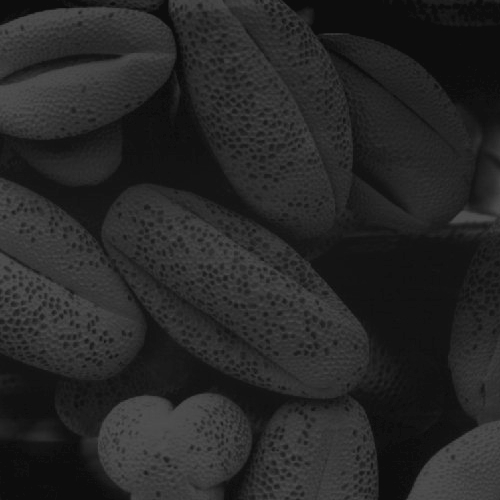
#> input picture Taller_2/darkPollen.jpg, 500 x 500 px
$ jupyter execute --allow-errors ProblemSet2.ipynb   (shell and % lines are left out)   (older library calls are emulated)
#> lines starting #> are read from the running program, lines starting #| are printed output that depends on the picture
# <center>Digital Image Processing - Problem Set 2</center>

### Student Names:

[cell 1]
import cv2
import numpy as np
from matplotlib import pyplot as plt

print("end")

### Instructions

This Problem Set covers the topics of Image enhancement in the spatial domain, power law transformations, histogram equalization, smoothing, median filters, image sharpening, Laplacian of an image, image gradients and Sobel operators. <br>

Your solutions to the following problems should include commented source code and a short description of each function. You should test your functions with several input images, besides the ones provided here. Include the input and output images that you used for experimentation. Analyze your results. If you discover something interesting, let us know!

### Problem 1

Implement the code for the function below, which runs histogram equalization on a grayscale image. Your code should compute the histogram of the image, and use the cdf as a transformation function. The function should return the equalized image as an array. Use the function to do histogram equalization on the images <tt>darkPollen.jpg</tt>, <tt>lightPollen.jpg</tt>, <tt>lowContrastPollen.jpg</tt>, <tt>pollen.jpg</tt>, <tt>spine.jpg</tt> and <tt>runway.jpg</tt>. Include in the report plots and comparisons between the histograms of the corrected images to those of the originals. Also include a plot of the transformation function that equalizes the input histograms. Please comment your results.

[cell 2]
file = ["darkPollen.jpg","lightPollen.jpg","lowContrastPollen.jpg","pollen.jpg","spine.jpg","runway.jpg"]

def img_eq(img):
    temp = cv2.equalizeHist(img)
    return temp

f, axarr = plt.subplots(len(file), 4, figsize=(20,20))

for i in range(0,len(file)):
    img = cv2.imread(file[i],cv2.IMREAD_GRAYSCALE)
#> img is the input picture: shape (500, 500); min 12, max 83, mean 38.7

    axarr[i,0].imshow(img,cmap="gray")
    axarr[i,0].axis("off")
    axarr[i,0].set_title("Original")

    axarr[i,1].hist(img.ravel(),256,[0,256])

    eq_img = img_eq(img)
#> in img_eq, `temp = cv2.equalizeHist(img)`:
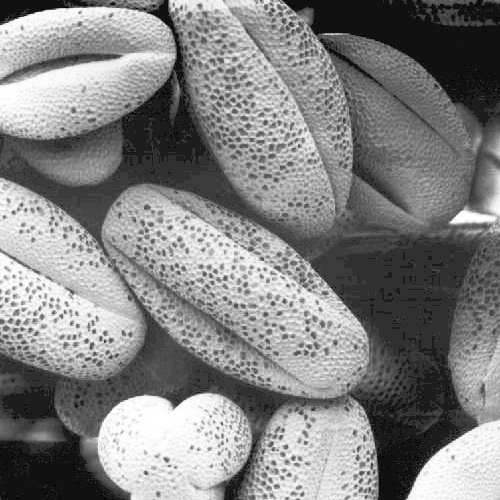
#> temp: shape (500, 500); min 0, max 255, mean 130.5

    axarr[i,2].imshow(eq_img,cmap="gray")
    axarr[i,2].axis("off")
    axarr[i,2].set_title("Equalizada")

    axarr[i,3].hist(eq_img.ravel(),256,[0,256])
#> pass 2 of the loop `for i in range(0,len(file)):`:
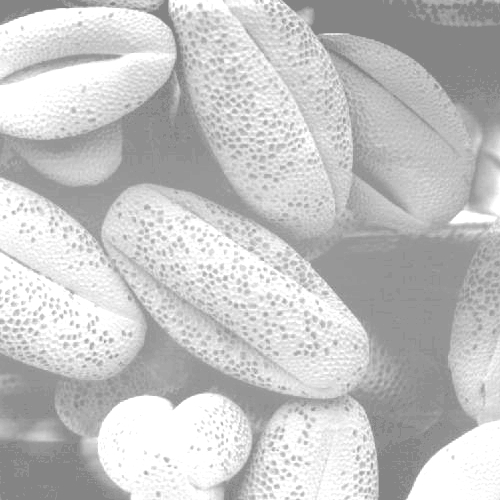
#> input picture Taller_2/lightPollen.jpg, 500 x 500 px
#> img is the input picture: shape (500, 500); min 131, max 255, mean 196.4
#> in img_eq (call 2), `temp = cv2.equalizeHist(img)`:
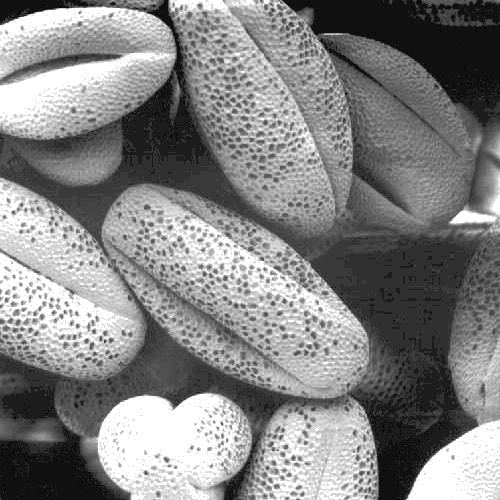
#> temp: shape (500, 500); min 0, max 255, mean 131.7
#> pass 3 of the loop `for i in range(0,len(file)):`:
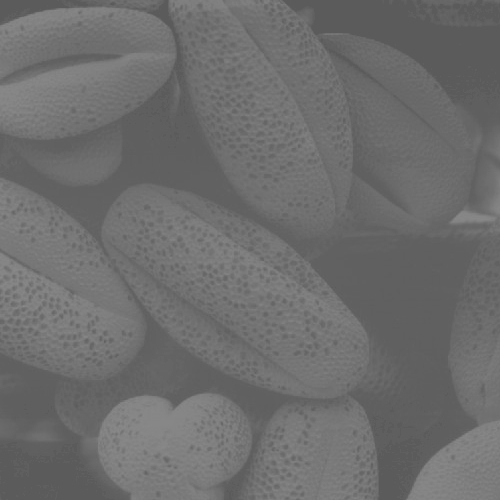
#> input picture Taller_2/lowContrastPollen.jpg, 500 x 500 px
#> img is the input picture: shape (500, 500); min 90, max 138, mean 109.1
#> in img_eq (call 3), `temp = cv2.equalizeHist(img)`:
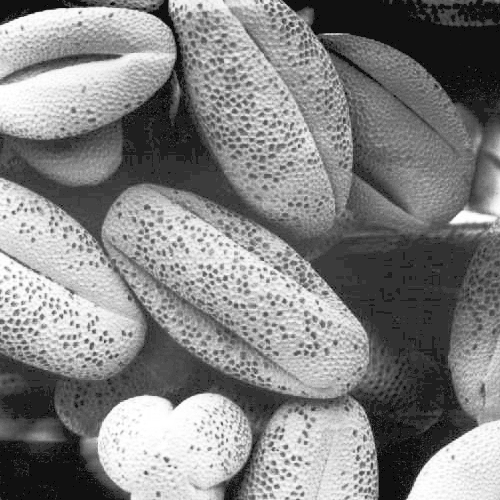
#> temp: shape (500, 500); min 0, max 255, mean 131.5
#> the loop made 6 passes; the first 3 are shown


plt.tight_layout()
plt.show()
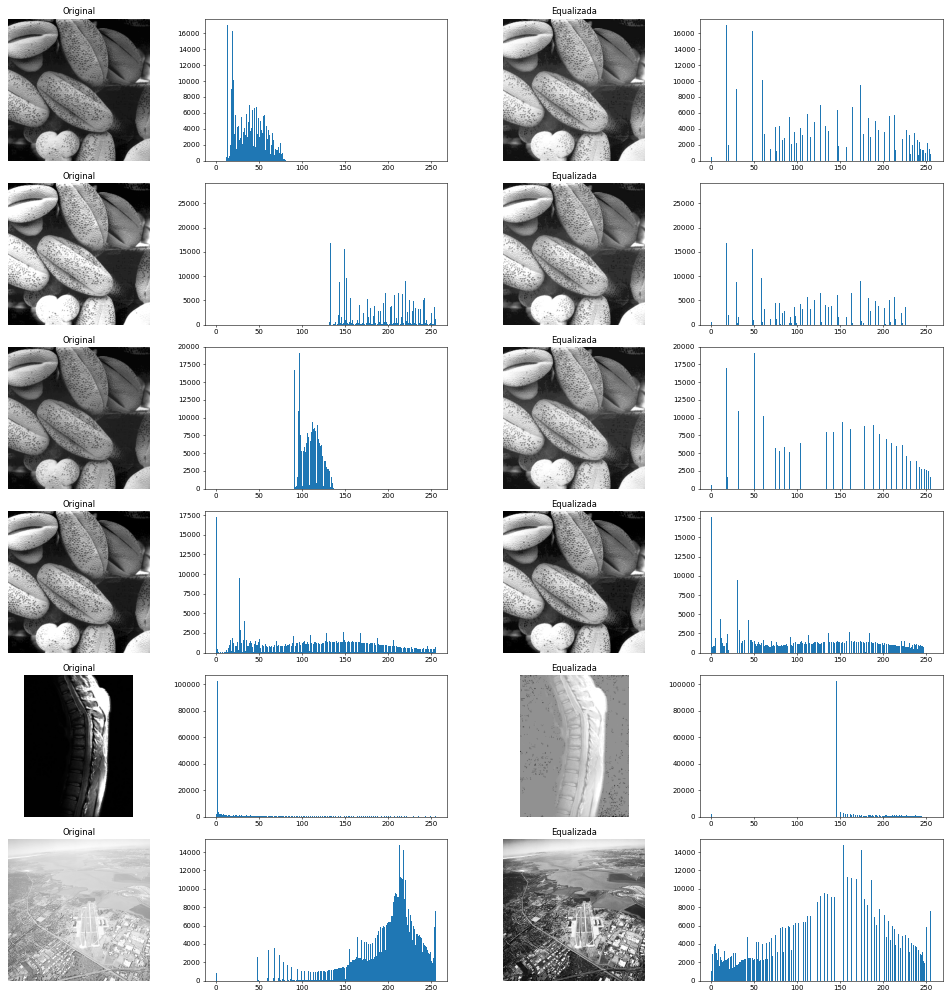
#> figure drawn by matplotlib, 24 panels; panel 2: tallest bar 16986 high, from x = 13 to 14; panel 4: tallest bar 16986 high, from x = 17 to 18; panel 6: tallest bar 27860 high, from x = 255 to 256; panel 8: tallest bar 27860 high, from x = 255 to 256

Please comment results here.

### Problem 2

Implement the code for the function below which performs a power law transformation on an image. This function should take an image array and the gamma value to be used in the transformation as its only input parameters. The function should return a new image array which is the power transformation of the original image. Power law transformations are achieved using the following formula:
$$ g(x,y) = T[f(x,y)] = c \cdot f(x,y) ^ \gamma $$

where $g(x,y)$ is the output pixel value, $f(x,y)$ is the original pixel value, $\gamma$ is the parameter controlling the power law transformation and $c$ is a constant usually set to 1. Note that you convert the image so that the intensity values are in the range 0.0 – 1.0, rather than in 0 – 255.

Try this new function out on the images <tt>spine.jpg</tt> and <tt>runway.jpg</tt>, experimenting with different values for $\gamma$. Please comment your results.

[cell 3]
def power_up(img,y):
    h,w = img.shape
    dst = np.zeros(img.shape)
    dst = cv2.normalize(img,dst,0.0,1.0,cv2.NORM_MINMAX,cv2.CV_32FC1)

    for i in range(0,h):
        for j in range(0,w):
            dst[i,j] = 1*(dst[i,j]**y)

    return dst


img = cv2.imread("spine.jpg",cv2.IMREAD_GRAYSCALE)
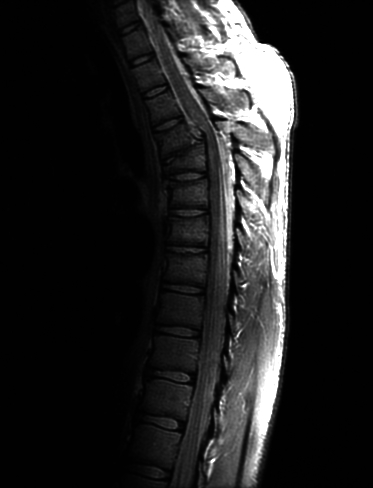
#> input picture Taller_2/spine.jpg, 373 x 488 px
#> img is the input picture: shape (488, 373); min 0, max 255, mean 32.6


plt.subplot(1,2,1)
plt.imshow(img,cmap="gray")
plt.axis("off")
plt.title("Original")

plt.subplot(1,2,2)
plt.imshow(power_up(img,0.2),cmap="gray")
#> after the loop in power_up, `for i in range(0,h):`:
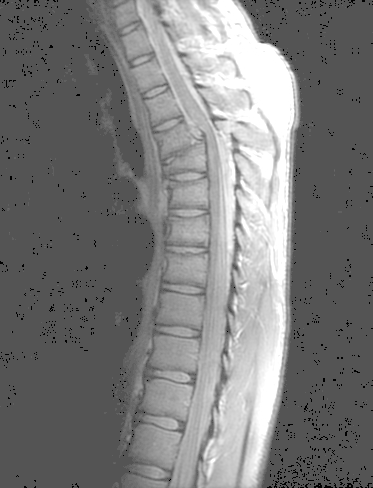
#> dst: shape (488, 373) float32; min 0, max 1, mean 0.483
plt.axis("off")
plt.show()


img = cv2.imread("runway.jpg",cv2.IMREAD_GRAYSCALE)
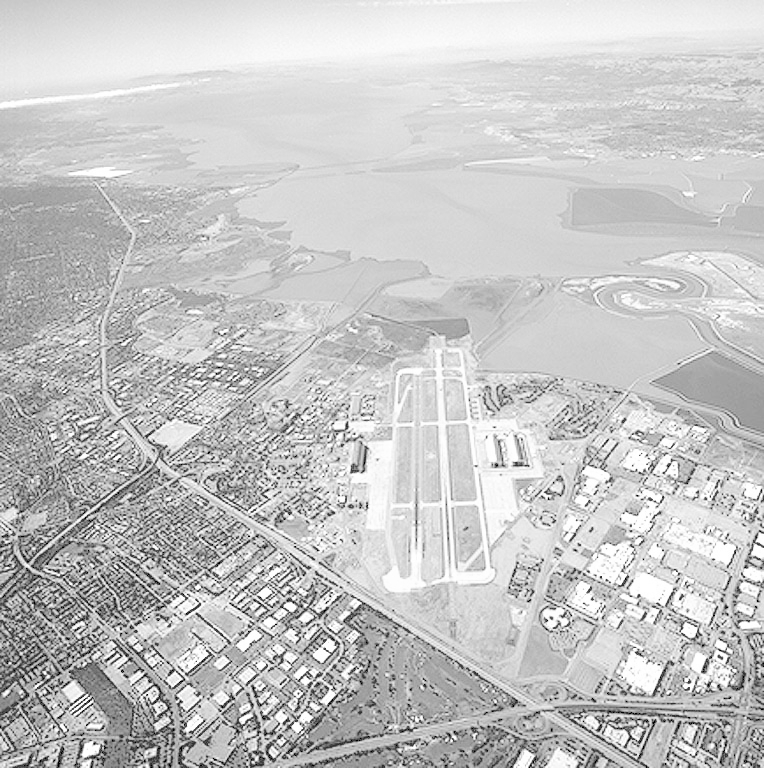
#> input picture Taller_2/runway.jpg, 764 x 768 px
#> img is the input picture: shape (768, 764); min 0, max 255, mean 197.2
plt.subplot(1,2,1)
plt.imshow(img,cmap="gray")
plt.axis("off")
plt.title("Original")

plt.subplot(1,2,2)
plt.imshow(power_up(img,2),cmap="gray")
#> call 2 of power_up, with y = 2
#> after the loop in power_up (call 2), `for i in range(0,h):`:
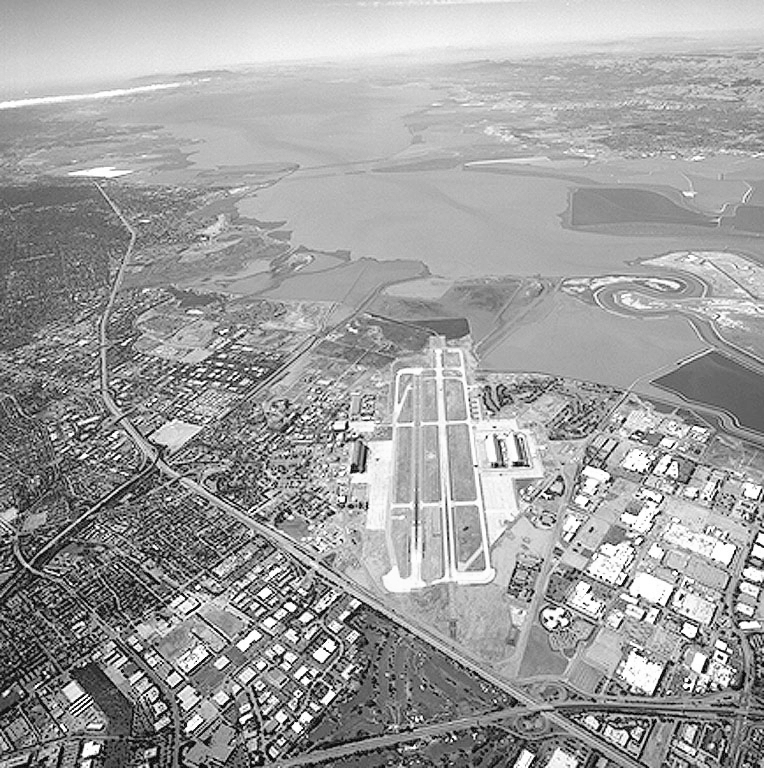
#> dst: shape (768, 764) float32; min 0, max 1, mean 0.624
plt.axis("off")
plt.show()
